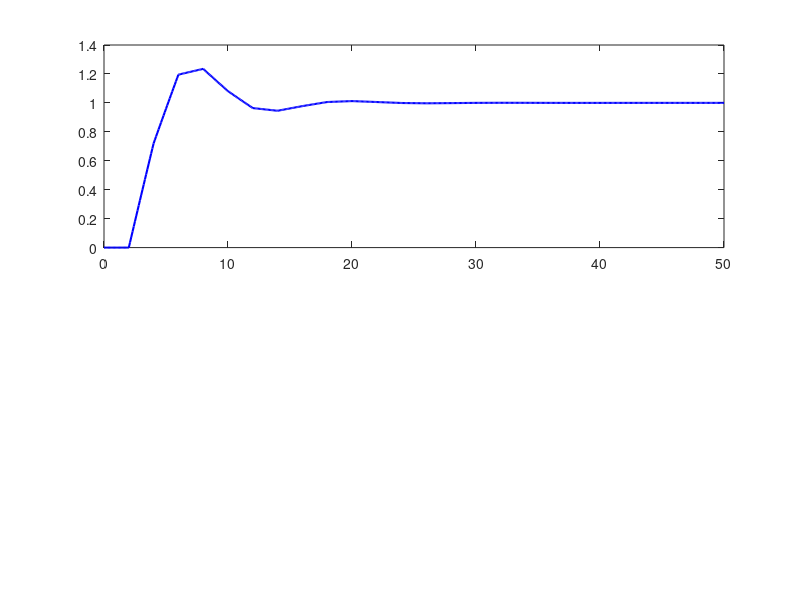

Source code (MATLAB): (Note: this script raises an error after producing the figure.)
clc; clear; close all;

%% 1. Μοντέλο Κινητήρα
Cm = 0.3; Kl = 0.005; D = 7e-6;
sys_ss = ss(tf(D, [Cm, Kl]));

%% 2. Παράμετροι
T = 2;
t_sim = 50;
w = 1;
x0 = 0;

% Μνήμη παλαιότερων τιμών PID
u_1 = 0; u_2 = 0;
e_1 = 0; e_2 = 0;

% Πίνακες για τα γραφήματα
t_total = []; y_total = []; u_total = [];

%% 3. Προσομοίωση
for k = 1:(t_sim / T)
    y_k = sys_ss.C * x0;
    e_k = w - y_k;
    
    % Ψηφιακός PID
    u_k = 0.66*u_1 + 0.34*u_2 + 15685.714*e_1 - 15171.428*e_2;
    
    % Προσομοίωση κινητήρα για 1 βήμα Τ
    t_step = 0:0.1:T;
    u_step = u_k * ones(size(t_step));
    [y_step, t_out, x_step] = lsim(sys_ss, u_step, t_step, x0);
    
    % Αποθήκευση αποτελεσμάτων βήματος
    t_total = [t_total; t_step' + (k-1)*T];
    y_total = [y_total; y_step];
    u_total = [u_total; u_step'];
    
    % Ανανέωση μεταβλητών για την επόμενη επανάληψη
    x0 = x_step(end, :)';
    u_2 = u_1; u_1 = u_k;
    e_2 = e_1; e_1 = e_k;
end

%% 4. Γραφικές Παραστάσεις
figure;
subplot(2,1,1);
plot(t_total, y_total, 'b', 'LineWidth', 1.5); hold on;
yline(w, 'r--', 'LineWidth', 1.5);
title('Βηματική Απόκριση Κινητήρα');
xlabel('Χρόνος (s)'); ylabel('Ταχύτητα \omega (rad/s)');
legend('Έξοδος Συστήματος', 'Εντολή w=1', 'Location', 'Southeast'); grid on;

subplot(2,1,2);
plot(t_total, u_total, 'g', 'LineWidth', 1.5);
title('Σήμα Ελέγχου u (Ψηφιακός PID)');
xlabel('Χρόνος (s)'); ylabel('u'); grid on;
